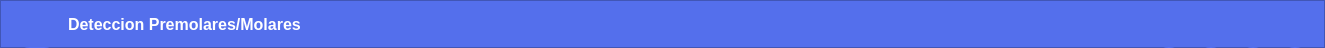
      <widget class="QFrame" name="frame_superior">
       <property name="minimumSize">
        <size>
         <width>0</width>
         <height>48</height>
        </size>
       </property>
       <property name="maximumSize">
        <size>
         <width>16777215</width>
         <height>48</height>
        </size>
       </property>
       <property name="styleSheet">
        <string notr="true">QLabel{
color:rgb(255, 255, 255)
}
QFrame{
background-color: rgb(84,111,236);
}

QPushButton{
border-radius:18px;
background-color: rgb(84,111,236);
}

QPushButton:hover{
background-color: rgb(39,74,233);
}</string>
       </property>
       <property name="frameShape">
        <enum>QFrame::StyledPanel</enum>
       </property>
       <property name="frameShadow">
        <enum>QFrame::Raised</enum>
       </property>
       <layout class="QHBoxLayout" name="horizontalLayout_2">
        <item>
         <widget class="QPushButton" name="btn_menu">
          <property name="minimumSize">
           <size>
            <width>50</width>
            <height>36</height>
           </size>
          </property>
          <property name="maximumSize">
           <size>
            <width>50</width>
            <height>36</height>
           </size>
          </property>
          <property name="styleSheet">
           <string notr="true">QPushButton:hover{
background-color: rgb(39,74,233);
border-radius: 5px
}</string>
          </property>
          <property name="text">
           <string/>
          </property>
          <property name="icon">
           <iconset>
            <normaloff>../Modulo_CD/icons/menu.svg</normaloff>../Modulo_CD/icons/menu.svg</iconset>
          </property>
          <property name="iconSize">
           <size>
            <width>36</width>
            <height>36</height>
           </size>
          </property>
         </widget>
        </item>
        <item>
         <widget class="QLabel" name="label_3">
          <property name="font">
           <font>
            <family>Arial</family>
            <pointsize>12</pointsize>
            <weight>75</weight>
            <bold>true</bold>
           </font>
          </property>
          <property name="text">
           <string>Deteccion Premolares/Molares</string>
          </property>
         </widget>
        </item>
        <item>
         <spacer name="horizontalSpacer">
          <property name="orientation">
           <enum>Qt::Horizontal</enum>
          </property>
          <property name="sizeHint" stdset="0">
           <size>
            <width>844</width>
            <height>20</height>
           </size>
          </property>
         </spacer>
        </item>
        <item>
         <widget class="QPushButton" name="btn_min">
          <property name="minimumSize">
           <size>
            <width>36</width>
            <height>36</height>
           </size>
          </property>
          <property name="maximumSize">
           <size>
            <width>36</width>
            <height>36</height>
           </size>
          </property>
          <property name="text">
           <string/>
          </property>
          <property name="icon">
           <iconset>
            <normaloff>../Modulo_CD/icons/minus.svg</normaloff>../Modulo_CD/icons/minus.svg</iconset>
          </property>
          <property name="iconSize">
           <size>
            <width>36</width>
            <height>36</height>
           </size>
          </property>
         </widget>
        </item>
        <item>
         <widget class="QPushButton" name="btn_max">
          <property name="minimumSize">
           <size>
            <width>36</width>
            <height>36</height>
           </size>
          </property>
          <property name="maximumSize">
           <size>
            <width>36</width>
            <height>36</height>
           </size>
          </property>
          <property name="text">
           <string/>
          </property>
          <property name="icon">
           <iconset>
            <normaloff>../Modulo_CD/icons/chevrons-up.svg</normaloff>../Modulo_CD/icons/chevrons-up.svg</iconset>
          </property>
          <property name="iconSize">
           <size>
            <width>36</width>
            <height>36</height>
           </size>
          </property>
         </widget>
        </item>
        <item>
         <widget class="QPushButton" name="btn_normal">
          <property name="minimumSize">
           <size>
            <width>36</width>
            <height>36</height>
           </size>
          </property>
          <property name="maximumSize">
           <size>
            <width>36</width>
            <height>36</height>
           </size>
          </property>
          <property name="text">
           <string/>
          </property>
          <property name="icon">
           <iconset>
            <normaloff>../Modulo_CD/icons/chevrons-down.svg</normaloff>../Modulo_CD/icons/chevrons-down.svg</iconset>
          </property>
          <property name="iconSize">
           <size>
            <width>36</width>
            <height>36</height>
           </size>
          </property>
         </widget>
        </item>
        <item>
         <widget class="QPushButton" name="btn_cerrar">
          <property name="minimumSize">
           <size>
            <width>36</width>
            <height>36</height>
           </size>
          </property>
          <property name="maximumSize">
           <size>
            <width>36</width>
            <height>36</height>
           </size>
          </property>
          <property name="styleSheet">
           <string notr="true">QPushButton:hover{
background-color: rgb(230,0,0);
}</string>
          </property>
          <property name="text">
           <string/>
          </property>
          <property name="icon">
           <iconset>
            <normaloff>../Modulo_CD/icons/x.svg</normaloff>../Modulo_CD/icons/x.svg</iconset>
          </property>
          <property name="iconSize">
           <size>
            <width>36</width>
            <height>36</height>
           </size>
          </property>
         </widget>
        </item>
       </layout>
      </widget>
